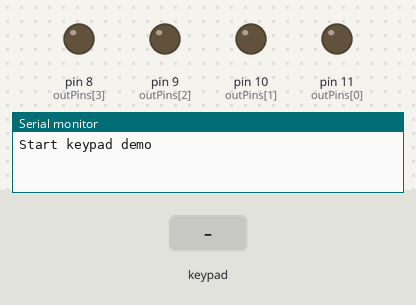
The sketch below on a simulated Arduino Uno, built with avr-gcc and run on an emulated ATmega328P. Parts: output pins drawn as LEDs (lit = HIGH), the last lines printed to the serial monitor. Dashed ring = blinking. Inputs (shaded band) come from the test bench.

Above: at 1.2 s.
1.3 s: keypad keys 6 7 1 4 1 5 pressed 0.4 s apart
At 4.1 s:
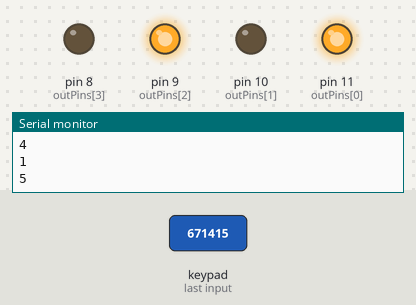
5.2 s: key 'A' pressed
At 6.5 s:
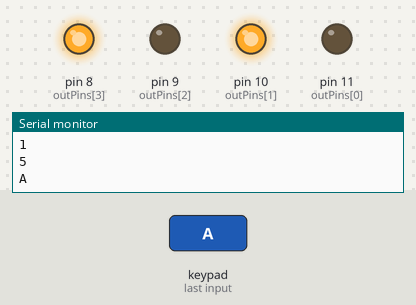
6.9 s: key 'B' pressed
At 7.8 s:
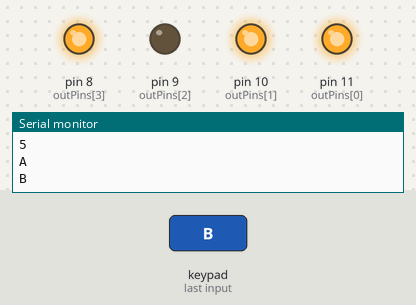
8.6 s: keypad keys 6 7 1 4 1 5 # pressed 0.4 s apart
At 12.3 s:
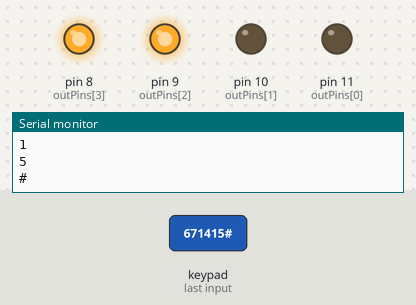
12.9 s: key 'D' pressed
At 13.8 s:
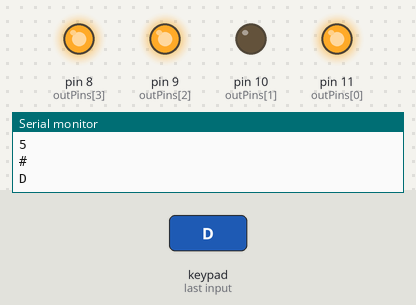
14.6 s: keypad keys 2 3 4 5 * pressed 0.4 s apart
At 15.4 s:
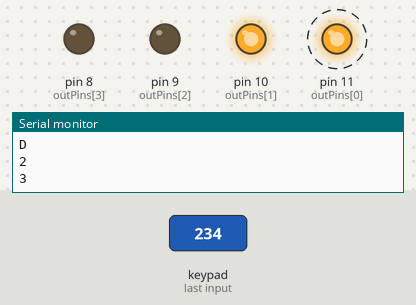
Timing chart, 0 to 17.9 s (numbered marks = the images above; inputs shaded):
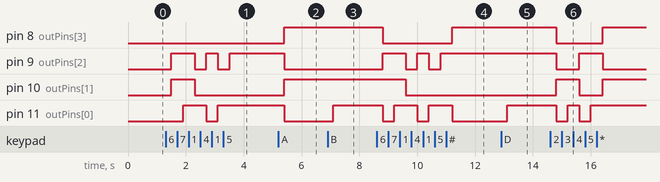

Measured:
- after the input at 1.3 s, pin 9 (outPins[2]): goes HIGH 0.80 s, LOW 0.40 s, HIGH 0.40 s, LOW 0.40 s, then HIGH, starting after 0.20 s; pin 10 (outPins[1]): LOW → HIGH after 0.20 s, → LOW 0.80 s later; pin 11 (outPins[0]): LOW → HIGH after 0.60 s, → LOW 0.80 s later, → HIGH 0.40 s later
- after the input at 5.2 s, pin 8 (outPins[3]), pin 10 (outPins[1]): LOW → HIGH after 0.20 s; pin 9 (outPins[2]), pin 11 (outPins[0]): HIGH → LOW after 0.20 s
- after the input at 6.9 s, pin 11 (outPins[0]): LOW → HIGH after 0.20 s
- after the input at 8.6 s, pin 8 (outPins[3]): HIGH → LOW after 0.20 s, → HIGH 2.4 s later; pin 9 (outPins[2]): goes HIGH 0.80 s, LOW 0.39 s, HIGH 0.40 s, LOW 0.40 s, then HIGH, starting after 0.20 s
- after the input at 12.9 s, pin 11 (outPins[0]): LOW → HIGH after 0.21 s
- after the input at 14.6 s, pin 8 (outPins[3]): HIGH → LOW after 0.20 s, → HIGH 1.6 s later; pin 9 (outPins[2]): HIGH → LOW after 0.20 s, → HIGH 0.80 s later, → LOW 0.80 s later

The sketch:

KeypadtoPi.ino
```cpp
#include <Keypad.h>

const byte ROWS = 4; // Four rows
const byte COLS = 4; // Three columns
// Define the Keymap
char keys[ROWS][COLS] = {
  {'1','2','3','A'},
  {'4','5','6','B'},
  {'7','8','9','C'},
  {'*','0','#','D'}
};
// Connect keypad ROW0, ROW1, ROW2 and ROW3 to these Arduino pins.
byte rowPins[ROWS] = { 6, 7, 14, 15 };
// Connect keypad COL0, COL1, COL2, and COL3 to these Arduino pins.
byte colPins[COLS] = { 2, 3, 4, 5 };

// Create the Keypad
Keypad kpd = Keypad( makeKeymap(keys), rowPins, colPins, ROWS, COLS );

byte outPins[] = {11,10,9,8};

void setup()
{
  Serial.begin(115200);
  Serial.println ( "Start keypad demo");

  for (int i=0; i<4; i++)
  {
    pinMode (outPins[i], OUTPUT);
    digitalWrite (outPins[i], 0);
  }
}


void keyTo4Pins (char key )
{
  for (int i=0; i<4; i++)
  {
    digitalWrite ( outPins[i], key % 2 );
    key = key / 2;
  }
}

/*
  key   value
   0    1111
   A    1010
   B    1011
   C    1100
   D    1101
   *    1011
   #    1100
   1    0001
   2    0010
   3    0011
   4    0100
   5    0101
   6    0110
   7    0111
   8    1000
   9    1001

*/
void loop()
{

  char key = kpd.getKey();
  if(key)  // same as if(key != NO_KEY)
  {
    delay (200);
    Serial.println ( key);
    switch (key)
    {
      case '0':
        keyTo4Pins (15);
      break;

      case 'A':
      case 'B':
      case 'C':
      case 'D':
        keyTo4Pins ( key - 'A' + 10 );
        break;

      default:
        keyTo4Pins (key - '0');
        break;

      case '*':
        keyTo4Pins (11);
        break;

      case '#':
        keyTo4Pins (12);
        break;
    }
  }
}
```
